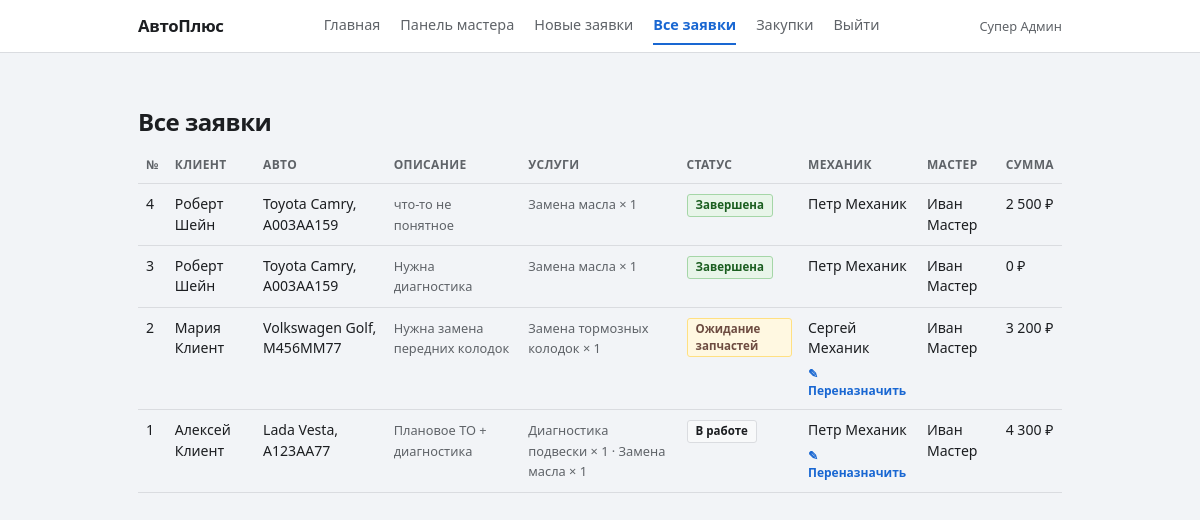
Page /pages/master/orders.php (signed in) on the committed database.
### tables this page shows
CREATE TABLE `orders` (
  `id` int UNSIGNED NOT NULL,
  `client_id` int UNSIGNED NOT NULL,
  `car_id` int UNSIGNED NOT NULL,
  `mechanic_id` int UNSIGNED DEFAULT NULL,
  `master_id` int UNSIGNED DEFAULT NULL,
  `total_price` decimal(10,2) NOT NULL DEFAULT '0.00',
  `start_date` datetime DEFAULT NULL,
  `end_date` datetime DEFAULT NULL,
  `status` enum('new','assigned','in_progress','waiting_parts','completed','cancelled') NOT NULL DEFAULT 'new',
  `description` text,
  `parts_comment` text DEFAULT NULL,
  `cancel_comment` text DEFAULT NULL,
  `created_at` timestamp NOT NULL DEFAULT CURRENT_TIMESTAMP
);

CREATE TABLE `users` (
  `id` int UNSIGNED NOT NULL,
  `full_name` varchar(150) NOT NULL,
  `phone` varchar(30) NOT NULL,
  `email` varchar(150) NOT NULL,
  `role` enum('client','mechanic','master','admin') NOT NULL DEFAULT 'client',
  `password` varchar(255) NOT NULL,
  `is_active` tinyint(1) NOT NULL DEFAULT '1',
  `created_at` timestamp NOT NULL DEFAULT CURRENT_TIMESTAMP
);

CREATE TABLE `cars` (
  `id` int UNSIGNED NOT NULL,
  `user_id` int UNSIGNED NOT NULL,
  `vin` varchar(64) NOT NULL,
  `brand` varchar(80) NOT NULL,
  `model` varchar(80) NOT NULL,
  `year` smallint UNSIGNED NOT NULL,
  `gosnumber` varchar(20) NOT NULL
);

### pages/master/_init.php (called while the page is built, shortened)
<?php
require_once __DIR__ . '/../../config/connect_database.php';
require_once __DIR__ . '/../../controllers/MasterController.php';
$master_controller = new MasterController($mysql_connection);
$nav_home_href = '../../index.php';
$nav_show_master = true;
$nav_logout_href = '../authorization.php?logout=1';
$nav_master_index_href = 'index.php';
$nav_master_new_href = 'new_orders.php';
$nav_master_orders_href = 'orders.php';
$nav_master_purchases_href = 'purchase_requests.php';
$nav_active = '';

### controllers/BaseController.php (called while the page is built, shortened)
<?php
require_once __DIR__ . '/../contexts/AppContext.php';
require_once __DIR__ . '/../contexts/OrderContext.php';
class BaseController
{
    protected $db;
    private ?OrderContext              $_orders      = null;
    public function __construct($db)
    {
        $this->db = $db;
    }
    protected function orders(): OrderContext             { return $this->_orders      ??= new OrderContext($this->db); }
    protected function requireRole(array $allowedRoles): array
    {
        $role = $_SESSION['user']['role'] ?? null;
        return [true, null];
    }
    protected function ok(array $data = []): array  { return ['success' => true,  'data' => $data]; }
}

### controllers/MasterController.php (called while the page is built, shortened)
<?php
require_once __DIR__ . '/BaseController.php';
class MasterController extends BaseController
{
    public function getAllOrders(): array
    {
        $check = $this->requireRole([User::ROLE_MASTER, User::ROLE_ADMIN]);
        return $this->ok(['orders' => $this->orders()->getAllOrders()]);
    }
}

### contexts/AppContext.php (called while the page is built, shortened)
<?php
abstract class AppContext
{
    protected $db;
    public function __construct($db)
    {
        $this->db = $db;
    }
    protected function fetchAll(string $sql, string $types = '', array $params = []): array
    {
        if ($types === '' || $params === []) {
            $result = mysqli_query($this->db, $sql);
            return $result ? $result->fetch_all(MYSQLI_ASSOC) : [];
        }
        $stmt = mysqli_prepare($this->db, $sql);
        mysqli_stmt_bind_param($stmt, $types, ...$params);
        mysqli_stmt_execute($stmt);
        $rows = mysqli_stmt_get_result($stmt)->fetch_all(MYSQLI_ASSOC);
        return $rows;
    }
}

### contexts/OrderContext.php (called while the page is built, shortened)
<?php
require_once __DIR__ . '/AppContext.php';
class OrderContext extends AppContext
{
    public function getAllOrders(): array
    {
        return $this->fetchAll(
            "SELECT o.id, o.status, o.description, o.total_price,
                    o.start_date, o.end_date, o.created_at,
                    u_cl.full_name AS client_name,
                    c.brand, c.model, c.gosnumber, c.year,
                    u_m.full_name  AS mechanic_name,
                    u_ms.full_name AS master_name,
                    (
                        SELECT GROUP_CONCAT(CONCAT(s.name,' \xc3\x97 ',os.quantity) ORDER BY s.name SEPARATOR ' \xc2\xb7 ')
                        FROM order_services os JOIN services s ON s.id = os.service_id
                        WHERE os.order_id = o.id
                    ) AS services_summary
             FROM orders o
             JOIN users u_cl ON u_cl.id = o.client_id
             JOIN cars c      ON c.id   = o.car_id
             LEFT JOIN users u_m  ON u_m.id  = o.mechanic_id
             LEFT JOIN users u_ms ON u_ms.id = o.master_id
             ORDER BY o.id DESC"
        );
    }
}

### pages/master/orders.php (the view, shortened to what this page needs)
<?php
require_once __DIR__ . '/_init.php';
$nav_master_section = 'orders';
$ORDER_STATUS_LABELS = [
    Order::STATUS_NEW           => 'Новая',
    Order::STATUS_ASSIGNED      => 'Назначен механик',
    Order::STATUS_IN_PROGRESS   => 'В работе',
    Order::STATUS_WAITING_PARTS => 'Ожидание запчастей',
    Order::STATUS_COMPLETED     => 'Завершена',
    Order::STATUS_CANCELLED     => 'Отменена',
];
$orders = [];
$r = $master_controller->getAllOrders();
if ($r['success'] ?? false) {
    $orders = $r['data']['orders'] ?? [];
}
$mechanics = [];
$mech_r = $master_controller->getMechanics();
if ($mech_r['success'] ?? false) {
    $mechanics = $mech_r['data']['mechanics'] ?? [];
}
function master_status_label($status, array $labels)
{
    return $labels[$status] ?? $status;
}
?>
<!DOCTYPE html>
<html lang="ru">
<head>
</head>
<body>
    <?php include __DIR__ . '/../../includes/site_nav.php'; ?>
    <div class="page">
        <h1 class="sans">Все заявки</h1>
        <?php if (empty($orders)): ?>
            <p class="empty">Заявок в системе пока нет.</p>
        <?php else: ?>
            <div style="overflow-x: auto;">
                <table class="sans">
                    <thead>
                        <tr>
                            <th>№</th>
                            <th>Клиент</th>
                            <th>Авто</th>
                            <th>Описание</th>
                            <th>Услуги</th>
                            <th>Статус</th>
                            <th>Механик</th>
                            <th>Мастер</th>
                            <th>Сумма</th>
                        </tr>
                    </thead>
                    <tbody>
                        <?php foreach ($orders as $o): ?>
                            <?php
                            $oid = (int) ($o['id'] ?? 0);
                            $st  = $o['status'] ?? '';
                            $is_terminal = in_array($st, [Order::STATUS_COMPLETED, Order::STATUS_CANCELLED], true);
                            $has_mechanic = (bool) ($o['mechanic_name'] ?? '');
                            $can_reassign = !$is_terminal && $has_mechanic && !empty($mechanics);
                            $badge_class = 'badge';
                            if ($st === Order::STATUS_COMPLETED) {
                                $badge_class .= ' badge-done';
                            } elseif (in_array($st, [Order::STATUS_WAITING_PARTS, Order::STATUS_NEW, Order::STATUS_ASSIGNED], true)) {
                                $badge_class .= ' badge-warn';
                            }
                            $price = isset($o['total_price'])
                                ? number_format((float) $o['total_price'], 0, '.', ' ') . ' ₽'
                                : '—';
                            $desc = (string) ($o['description'] ?? '');
                            $desc_short = mb_strlen($desc) > 80 ? mb_substr($desc, 0, 80) . '…' : $desc;
                            ?>
                            <tr>
                                <td><?php echo $oid; ?></td>
                                <td><?php echo htmlspecialchars($o['client_name'] ?? ''); ?></td>
                                <td><?php echo htmlspecialchars(trim(($o['brand'] ?? '') . ' ' . ($o['model'] ?? '') . ', ' . ($o['gosnumber'] ?? ''))); ?></td>
                                <td><span class="hint"><?php echo htmlspecialchars($desc_short); ?></span></td>
                                <td><span class="hint"><?php echo htmlspecialchars((string) ($o['services_summary'] ?? '') ?: '—'); ?></span></td>
                                <td><span class="<?php echo $badge_class; ?>"><?php echo htmlspecialchars(master_status_label($st, $ORDER_STATUS_LABELS)); ?></span></td>
                                <td>
                                    <?php echo $has_mechanic ? htmlspecialchars($o['mechanic_name']) : '—'; ?>
                                    <?php if ($can_reassign): ?>
                                        <details class="reassign-wrap">
                                            <summary>Переназначить</summary>
                                        </details>
                                    <?php endif; ?>
                                </td>
                                <td><?php echo !empty($o['master_name']) ? htmlspecialchars($o['master_name']) : '—'; ?></td>
                                <td><?php echo htmlspecialchars($price); ?></td>
                            </tr>
                        <?php endforeach; ?>
                    </tbody>
                </table>
            </div>
        <?php endif; ?>
    </div>
</body>
</html>

### includes/site_nav.php (shortened to what this page needs)
<?php
$nav_active = $nav_active ?? '';
$nav_show_master = $nav_show_master ?? false;
$nav_master_section = $nav_master_section ?? '';
$nav_master_index_href = $nav_master_index_href ?? 'pages/master/index.php';
$nav_master_new_href = $nav_master_new_href ?? 'pages/master/new_orders.php';
$nav_master_orders_href = $nav_master_orders_href ?? 'pages/master/orders.php';
$nav_master_purchases_href = $nav_master_purchases_href ?? 'pages/master/purchase_requests.php';
$nav_is_guest = $nav_is_guest ?? false;
$nav_login_href = $nav_login_href ?? 'pages/authorization.php';
$nav_register_href = $nav_register_href ?? 'pages/registration.php';
$user_label = htmlspecialchars($_SESSION['user']['full_name'] ?? ($_SESSION['user']['email'] ?? ''));
?>
<nav class="site-nav sans" aria-label="Основное меню">
    <div class="site-nav-inner">
        <div class="site-nav-brand"><a href="<?php echo htmlspecialchars($nav_home_href); ?>">АвтоПлюс</a></div>
        <?php if ($nav_is_guest): ?>
            <div class="site-nav-links">
                <a href="<?php echo htmlspecialchars($nav_login_href); ?>" class="<?php echo $nav_active === 'login' ? 'nav-active' : ''; ?>">Вход</a>
                <a href="<?php echo htmlspecialchars($nav_register_href); ?>" class="<?php echo $nav_active === 'register' ? 'nav-active' : ''; ?>">Регистрация</a>
            </div>
        <?php else: ?>
            <div class="site-nav-links">
                <a href="<?php echo htmlspecialchars($nav_home_href); ?>" class="<?php echo $nav_active === 'home' ? 'nav-active' : ''; ?>">Главная</a>
                <?php if ($nav_show_master): ?>
                    <a href="<?php echo htmlspecialchars($nav_master_index_href); ?>" class="<?php echo $nav_master_section === 'dashboard' ? 'nav-active' : ''; ?>">Панель мастера</a>
                    <a href="<?php echo htmlspecialchars($nav_master_new_href); ?>" class="<?php echo $nav_master_section === 'new' ? 'nav-active' : ''; ?>">Новые заявки</a>
                    <a href="<?php echo htmlspecialchars($nav_master_orders_href); ?>" class="<?php echo $nav_master_section === 'orders' ? 'nav-active' : ''; ?>">Все заявки</a>
                    <a href="<?php echo htmlspecialchars($nav_master_purchases_href); ?>" class="<?php echo $nav_master_section === 'purchases' ? 'nav-active' : ''; ?>">Закупки</a>
                <?php endif; ?>
                <a href="<?php echo htmlspecialchars($nav_logout_href); ?>">Выйти</a>
            </div>
            <span class="site-nav-user sans" title="<?php echo htmlspecialchars($_SESSION['user']['email'] ?? ''); ?>"><?php echo $user_label; ?></span>
        <?php endif; ?>
    </div>
</nav>

### includes/layout_styles.php (style rules this page uses)
:root { --bg: #f2f4f7; --paper: #ffffff; --text: #1c1e21; --muted: #5f6368; --border: #dadce0; --focus: #1967d2; --danger-bg: #fce8e8; --danger-border: #f0b4b4; --danger-text: #8b1a1a; --ok-bg: #e8f5e9; --ok-border: #a5d6a7; --ok-text: #1b5e20; }
* { box-sizing: border-box; }
body { margin: 0; min-height: 100vh; font-family: Georgia, "Times New Roman", serif; font-size: 15px; line-height: 1.45; color: var(--text); background: var(--bg); }
.sans { font-family: "Segoe UI", system-ui, -apple-system, sans-serif; }
.page { max-width: 960px; margin: 0 auto; padding: 24px 18px 56px; }
.site-nav { background: var(--paper); border-bottom: 1px solid var(--border); margin-bottom: 0; }
.site-nav-inner { max-width: 960px; margin: 0 auto; padding: 0 18px; display: flex; flex-wrap: wrap; align-items: center; justify-content: space-between; gap: 8px 16px; min-height: 52px; }
.site-nav-brand { font-family: "Segoe UI", system-ui, sans-serif; font-weight: 700; font-size: 1.05rem; letter-spacing: -0.02em; }
.site-nav-brand a { color: var(--text); text-decoration: none; }
.site-nav-links { display: flex; flex-wrap: wrap; align-items: center; gap: 4px 20px; font-family: "Segoe UI", system-ui, sans-serif; font-size: 0.9rem; }
.site-nav-links a { color: var(--muted); text-decoration: none; padding: 8px 0; border-bottom: 2px solid transparent; }
.site-nav-links a.nav-active { color: var(--focus); font-weight: 600; border-bottom-color: var(--focus); }
.site-nav-user { font-size: 0.8rem; color: var(--muted); max-width: 200px; overflow: hidden; text-overflow: ellipsis; white-space: nowrap; }
h1 { font-family: "Segoe UI", system-ui, sans-serif; font-size: 1.5rem; font-weight: 600; margin: 28px 0 6px; letter-spacing: -0.02em; }
.hint { font-size: 0.8rem; color: var(--muted); margin: 6px 0 0; }
table { width: 100%; border-collapse: collapse; font-size: 0.88rem; }
th, td { text-align: left; padding: 10px 8px; border-bottom: 1px solid var(--border); vertical-align: top; }
th { font-weight: 600; color: var(--muted); font-size: 0.75rem; text-transform: uppercase; letter-spacing: 0.03em; }
.badge { display: inline-block; padding: 2px 8px; border-radius: 3px; font-size: 0.72rem; font-weight: 600; border: 1px solid var(--border); background: #f8f9fa; color: var(--text); }
.badge-done { border-color: var(--ok-border); background: var(--ok-bg); color: var(--ok-text); }
.badge-warn { border-color: #ffe082; background: #fff8e1; color: #6d4c41; }

### pages/master/orders.php (style rules this page uses)
.reassign-wrap { margin-top: 6px; }
.reassign-wrap summary { cursor: pointer; font-size: 0.75rem; color: var(--focus); font-weight: 600; user-select: none; list-style: none; }
.reassign-wrap summary::before { content: '✎ '; }

### rows in the picture
orders: id "4", client.full_name "Роберт Шейн", car.gosnumber "Toyota Camry, А003АА159", description "что-то не понятное", services_summary "Замена масла × 1", status "Завершена", mechanic.full_name "Петр Механик", master.full_name "Иван Мастер", total_price "2 500 ₽"
orders: id "3", client.full_name "Роберт Шейн", car.gosnumber "Toyota Camry, А003АА159", description "Нужна диагностика", services_summary "Замена масла × 1", status "Завершена", mechanic.full_name "Петр Механик", master.full_name "Иван Мастер", total_price "0 ₽"
orders: id "2", client.full_name "Мария Клиент", car.gosnumber "Volkswagen Golf, M456MM77", description "Нужна замена передних колодок", services_summary "Замена тормозных колодок × 1", status "Ожидание запчастей", mechanic.full_name "Сергей Механик", master.full_name "Иван Мастер", total_price "3 200 ₽"
orders: id "1", client.full_name "Алексей Клиент", car.gosnumber "Lada Vesta, A123AA77", description "Плановое ТО + диагностика", services_summary "Диагностика подвески × 1 · Замена масла × 1", status "В работе", mechanic.full_name "Петр Механик", master.full_name "Иван Мастер", total_price "4 300 ₽"

### other values in the picture
$user_label "Супер Админ"
